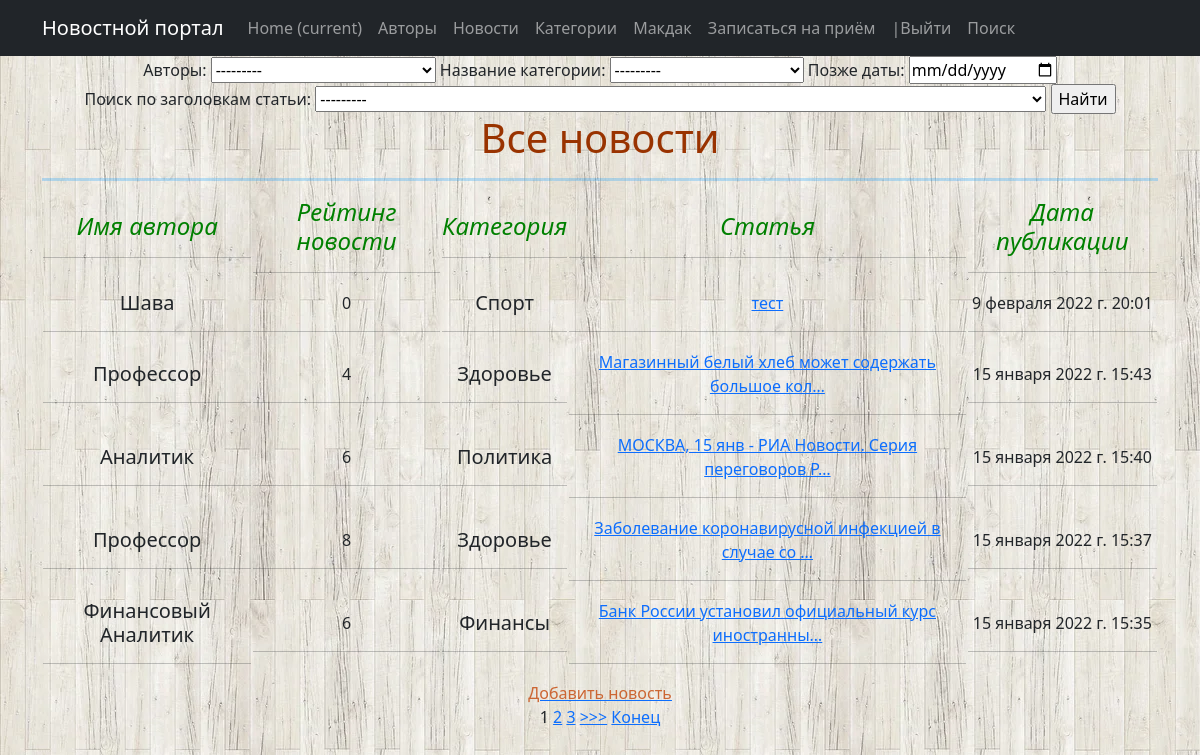
The page / on the database its author committed.
### news/models.py (models this page shows, shortened)
class Post(models.Model):
    author = models.ForeignKey(Author, on_delete=models.CASCADE, verbose_name="Авторы")
    NEWS = 'NW'
    ARTICLE = 'AR'
    CATEGORY_CHOICES = (
        (NEWS, 'Новости'),
        (ARTICLE, 'Статья'),
    )
    categoryType = models.CharField(max_length=2, choices=CATEGORY_CHOICES, default=ARTICLE, verbose_name="Категория")
    dateCreation = models.DateTimeField(auto_now_add=True, verbose_name="Время создания новости")
    postCategory = models.ManyToManyField(Category, through='PostCategory', verbose_name="Название категории")
    title = models.CharField(max_length=128, verbose_name="Заголовок")
    text = models.TextField(verbose_name="Текст")
    rating = models.SmallIntegerField(default=0)
    def __str__(self):
        return f'{self.title}'

class Author(models.Model):
    authorUser = models.OneToOneField(User, on_delete=models.CASCADE)
    ratingAuthor = models.SmallIntegerField(default=0)
    def __str__(self):
        return f'{self.authorUser}'

class Category(models.Model):
    name = models.CharField(max_length=64, unique=True)
    subscribers = models.ManyToManyField(User, )
    def __str__(self):
        return f'{self.name}'

### news/views.py (the view, shortened to what this page needs)
# urls.py: path('', NewsList.as_view(), name='news1'),
class NewsList(ListView):
    model = Post
    template_name = 'news1.html'
    context_object_name = 'Posts'
    ordering = ['-dateCreation']
    paginate_by = 5
    def get_filter(self):
        return NewsFilter(self.request.GET, queryset=super().get_queryset())
    def get_queryset(self):
        return self.get_filter().qs
    def get_context_data(self, *args, **kwargs):
        context = super().get_context_data(**kwargs)
        context['filter'] = NewsFilter(self.request.GET, queryset=self.get_queryset())
        return context

### news/templatetags/my_filters.py (called while the page is built)
@register.filter(name='Censor')
def Censor(value):
    censor_list = ['дебил',
                   'дурак',
                   'придурок']
    value1 = (str(value)).split()
    for i in censor_list:
        for j in value1:
            if j == i:
                value1.remove(i)
    value = ' '.join(value1)
    return str(value)

### news/templates/news1.html (shortened to what this page needs)
{% extends 'flatpages/default.html' %}
{% load my_filters %}
{% block content %}
<form method="GET">
    {{ filter.form }}
    <input type="submit" value="Найти">
</form>
<h1><span style="color: #993300;">Все новости</span></h1>
<hr size="5" style="color: #0099ff;" />
<table>
    <tr>
        <td>
            <h4><em><span style="color: #008000;">Имя автора</span></em></h4>
            <hr/>
        </td>
        <td>
            <h4><em><span style="color: #008000;">Рейтинг новости</span></em></h4>
            <hr/>
        </td>
        <td>
            <h4><em><span style="color: #008000;">Категория</span></em></h4>
            <hr/>
        </td>
        <td>
            <h4><em><span style="color: #008000;">Статья</span></em></h4>
            <hr/>
        </td>
        <td>
            <h4><em><span style="color: #008000;">Дата публикации</span></em></h4>
            <hr/>
        </td>
    </tr>
    {% for news1 in Posts %}
    <tr>
        <td>
            <h5>{{ news1.author|title }}</h5>
            <hr/>
        </td>
        <td>
            {{ news1.rating }}
            <hr/>
        </td>
        <td>
            {% for new in news1.postCategory.all %}
            <h5>{{ new|title }}</h5>
            {% endfor %}
            <hr/>
        </td>
        <td>
            <a href="{% url 'news_detail' news1.id %}">{{ news1.text|truncatechars:50|Censor }}</a>
            <hr/>
        </td>
        <td>
            {{ news1.dateCreation }}
            <hr/>
        </td>
    </tr>
    {% endfor %}
</table>
<a href="{% url 'news_create' %}"><u><span style="color: #cc6633;">Добавить новость</span></u></a>
<br>
{% if is_paginated %}
{% for num in page_obj.paginator.page_range %}
{% if page_obj.number == num %}
<a>{{ num }}</a>
{% elif num > page_obj.number|add:'-3' and num < page_obj.number|add:'3' %}
<a href="?page={{ num }}">{{ num }}</a>
{% endif %}
{% endfor %}
{% if page_obj.has_next %}
<a href="?page={{ page_obj.next_page_number }}">>>></a>
<a href="?page={{ page_obj.paginator.num_pages }}">Конец</a>
{% endif %}
{% endif %}
{% endblock content %}

### rows shown on the page
Post: author "Шава", rating "0", text|Censor "тест", dateCreation "9 февраля 2022 г. 20:01"
Category: name "Спорт"
Post: author "Профессор", rating "4", text|Censor "Магазинный белый хлеб может содержать большое кол…", dateCreation "15 января 2022 г. 15:43"
Category: name "Здоровье"
Post: author "Аналитик", rating "6", text|Censor "МОСКВА, 15 янв - РИА Новости. Серия переговоров Р…", dateCreation "15 января 2022 г. 15:40"
Category: name "Политика"
Post: author "Профессор", rating "8", text|Censor "Заболевание коронавирусной инфекцией в случае со …", dateCreation "15 января 2022 г. 15:37"
Post: author "Финансовый Аналитик", rating "6", text|Censor "Банк России установил официальный курс иностранны…", dateCreation "15 января 2022 г. 15:35"
Category: name "Финансы"

### other values the page prints
{{ num }} "1"
{{ num }} "2" "3"
